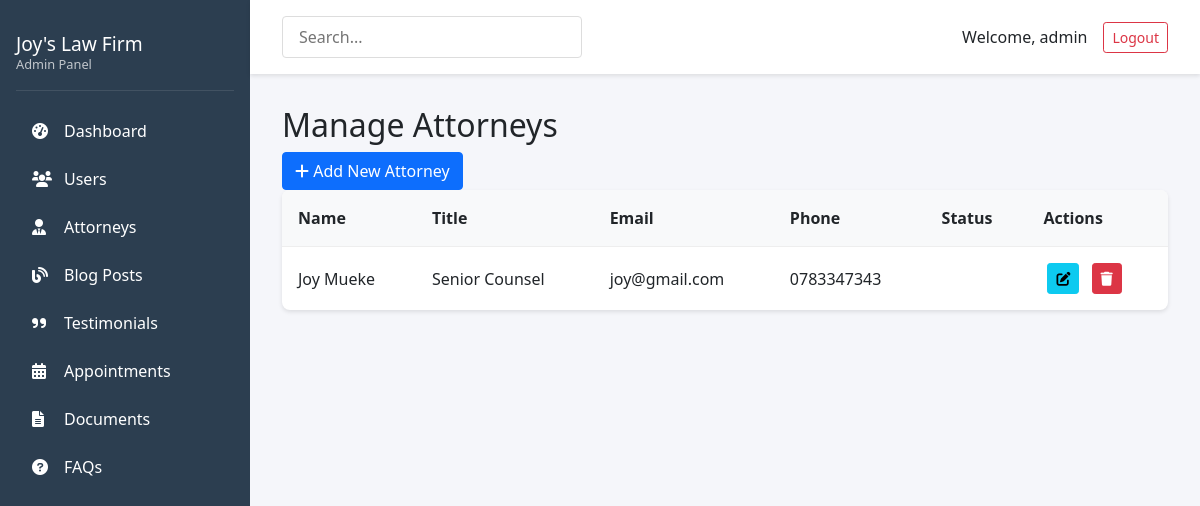
The page /admin/attorneys (signed in) on the database its author committed.
### app/models.py (models this page shows, shortened)
class User(db.Model, UserMixin):
    id = db.Column(db.Integer, primary_key=True)
    username = db.Column(db.String(64), unique=True, nullable=False)
    email = db.Column(db.String(120), unique=True, nullable=False)
    password_hash = db.Column(db.String(128))
    role = db.Column(db.String(20), default='client')  # client, attorney, admin
    is_admin = db.Column(db.Boolean, default=False)
    created_at = db.Column(db.DateTime, default=datetime.utcnow)
    client = db.relationship('Client', backref='user', uselist=False, cascade="all, delete-orphan")
    attorney = db.relationship('Attorney', backref='user', uselist=False, cascade="all, delete-orphan")
    documents = db.relationship('Document', backref='uploader', lazy='dynamic',
                               foreign_keys='Document.uploaded_by')
    blog_posts = db.relationship('BlogPost', backref='author', lazy='dynamic')

class Attorney(db.Model):
    id = db.Column(db.Integer, primary_key=True)
    user_id = db.Column(db.Integer, db.ForeignKey('user.id'), nullable=True)
    name = db.Column(db.String(100), nullable=False)
    title = db.Column(db.String(100))
    bio = db.Column(db.Text)
    education = db.Column(db.Text)
    experience = db.Column(db.Text)
    specializations = db.Column(db.Text)
    email = db.Column(db.String(120))
    phone = db.Column(db.String(20))
    linkedin = db.Column(db.String(200))
    twitter = db.Column(db.String(200))
    photo = db.Column(db.String(200))
    video = db.Column(db.String(200))
    appointments = db.relationship('Appointment', backref='attorney', lazy='dynamic')

### app/routes/admin.py (the view)
    @login_required
    def decorated_function(*args, **kwargs):
        if not current_user.is_admin:
            flash('You do not have permission to access this page.', 'danger')
            return redirect(url_for('main.index'))
        return f(*args, **kwargs)

### app/models.py (called while the page is built)
@login_manager.user_loader
def load_user(user_id):
    return User.query.get(int(user_id))

### app/routes/admin.py (called while the page is built)
def admin_required(f):
    @login_required
    def decorated_function(*args, **kwargs):
        if not current_user.is_admin:
            flash('You do not have permission to access this page.', 'danger')
            return redirect(url_for('main.index'))
        return f(*args, **kwargs)
    decorated_function.__name__ = f.__name__
    return decorated_function

@admin.route('/attorneys')
@admin_required
def attorneys():
    attorneys = Attorney.query.all()
    return render_template('admin/manage_attorneys.html', attorneys=attorneys)

### app/templates/admin/manage_attorneys.html (shortened to what this page needs)
{% extends "admin/base.html" %}
{% block content %}
<div class="page-header">
    <h2>Manage Attorneys</h2>
    <a href="{{ url_for('admin.new_attorney') }}" class="btn btn-primary">
        <i class="fas fa-plus"></i> Add New Attorney
    </a>
</div>
<div class="admin-table-wrapper">
    <table class="admin-table">
        <thead>
            <tr>
                <th>Name</th>
                <th>Title</th>
                <th>Email</th>
                <th>Phone</th>
                <th>Status</th>
                <th>Actions</th>
            </tr>
        </thead>
        <tbody>
            {% for attorney in attorneys %}
            <tr>
                <td>{{ attorney.name }}</td>
                <td>{{ attorney.title }}</td>
                <td>{{ attorney.email }}</td>
                <td>{{ attorney.phone }}</td>
                <td>
                    <span class="status-badge status-{{ attorney.status }}">
                    </span>
                </td>
                <td>
                    <a href="{{ url_for('admin.edit_attorney', id=attorney.id) }}" class="btn btn-sm btn-info btn-icon">
                        <i class="fas fa-edit"></i>
                    </a>
                    <a href="{{ url_for('admin.delete_attorney', id=attorney.id) }}"
                       class="btn btn-sm btn-danger btn-icon delete-confirm">
                        <i class="fas fa-trash"></i>
                    </a>
                </td>
            </tr>
            {% endfor %}
        </tbody>
    </table>
</div>
{% endblock %}

### app/templates/admin/base.html (shortened to what this page needs)
<!DOCTYPE html>
<html lang="en">
<head>
    <link rel="stylesheet" href="https://cdnjs.cloudflare.com/ajax/libs/font-awesome/6.0.0/css/all.min.css">
    <link href="https://cdn.jsdelivr.net/npm/bootstrap@5.1.3/dist/css/bootstrap.min.css" rel="stylesheet">
    <link rel="stylesheet" href="{{ url_for('static', filename='css/admin.css') }}">
</head>
<body>
    <div class="admin-layout">
        <nav class="admin-sidebar">
            <div class="sidebar-header">
                <h3>Joy's Law Firm</h3>
                <p>Admin Panel</p>
            </div>
            <ul class="sidebar-nav">
                <li><a href="{{ url_for('admin.dashboard') }}"><i class="fas fa-tachometer-alt"></i> Dashboard</a></li>
                <li><a href="{{ url_for('admin.users') }}"><i class="fas fa-users"></i> Users</a></li>
                <li><a href="{{ url_for('admin.attorneys') }}"><i class="fas fa-user-tie"></i> Attorneys</a></li>
                <li><a href="{{ url_for('admin.blog') }}"><i class="fas fa-blog"></i> Blog Posts</a></li>
                <li><a href="{{ url_for('admin.testimonials') }}"><i class="fas fa-quote-right"></i> Testimonials</a></li>
                <li><a href="{{ url_for('admin.appointments') }}"><i class="fas fa-calendar-alt"></i> Appointments</a></li>
                <li><a href="{{ url_for('admin.documents') }}"><i class="fas fa-file-alt"></i> Documents</a></li>
                <li><a href="{{ url_for('admin.faqs') }}"><i class="fas fa-question-circle"></i> FAQs</a></li>
            </ul>
        </nav>
        <div class="admin-main">
            <header class="admin-header">
                <div class="header-search">
                    <input type="text" placeholder="Search...">
                </div>
                <div class="header-user">
                    <span>Welcome, {{ current_user.username }}</span>
                    <a href="{{ url_for('auth.logout') }}" class="btn btn-outline-danger btn-sm">Logout</a>
                </div>
            </header>
            <main class="admin-content">
                {% block content %}{% endblock %}
            </main>
        </div>
    </div>
</body>
</html>

### app/static/css/admin.css (style rules this page uses)
.admin-layout { display: flex; min-height: 100vh; }
.admin-sidebar { width: 250px; background: #2c3e50; color: white; padding: 1rem; }
.sidebar-header { padding: 1rem 0; border-bottom: 1px solid rgba(255,255,255,0.1); margin-bottom: 1rem; }
.sidebar-header h3 { margin: 0; font-size: 1.2rem; }
.sidebar-header p { margin: 0; font-size: 0.8rem; opacity: 0.7; }
.sidebar-nav { list-style: none; padding: 0; }
.sidebar-nav li a { display: flex; align-items: center; padding: 0.75rem 1rem; color: white; text-decoration: none; transition: all 0.3s; }
.sidebar-nav li a i { margin-right: 0.75rem; width: 20px; }
.admin-main { flex: 1; background: #f5f6fa; }
.admin-header { background: white; padding: 1rem 2rem; display: flex; justify-content: space-between; align-items: center; box-shadow: 0 2px 4px rgba(0,0,0,0.1); }
.header-search input { padding: 0.5rem 1rem; border: 1px solid #ddd; border-radius: 4px; width: 300px; }
.header-user { display: flex; align-items: center; gap: 1rem; }
.admin-content { padding: 2rem; }
.admin-table { width: 100%; background: white; border-radius: 8px; overflow: hidden; box-shadow: 0 2px 4px rgba(0,0,0,0.1); }
.admin-table th { background: #f8f9fa; padding: 1rem; font-weight: 600; }
.admin-table td { padding: 1rem; border-top: 1px solid #eee; }
.btn-icon { padding: 0.25rem 0.5rem; margin: 0 0.25rem; }
.status-badge { padding: 0.25rem 0.5rem; border-radius: 4px; font-size: 0.875rem; }

### rows shown on the page
User: username "admin"
Attorney: name "Joy Mueke", title "Senior Counsel", email "joy@gmail.com", phone "0783347343"
